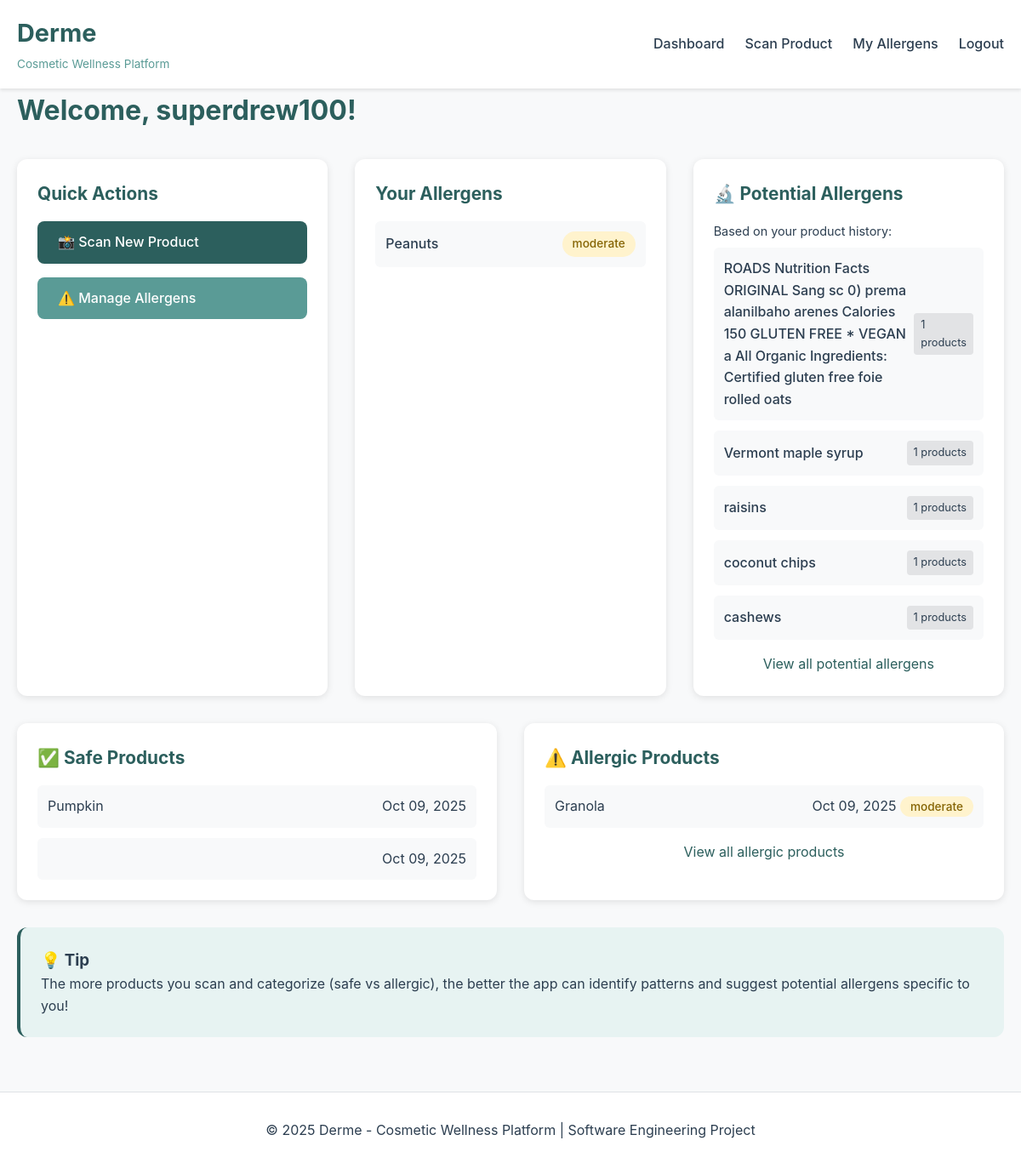
The page /dashboard (signed in) on the database its author committed.
### app.py (models this page shows, shortened)
class User(UserMixin, db.Model):
    id = db.Column(db.Integer, primary_key=True)
    username = db.Column(db.String(80), unique=True, nullable=False)
    email = db.Column(db.String(120), unique=True, nullable=False)
    password_hash = db.Column(db.String(200), nullable=False)
    allergens = db.relationship('UserAllergen', backref='user', lazy=True, cascade='all, delete-orphan')
    safe_products = db.relationship('SafeProduct', backref='user', lazy=True, cascade='all, delete-orphan')
    allergic_products = db.relationship('AllergicProduct', backref='user', lazy=True, cascade='all, delete-orphan')

class UserAllergen(db.Model):
    id = db.Column(db.Integer, primary_key=True)
    user_id = db.Column(db.Integer, db.ForeignKey('user.id'), nullable=False)
    ingredient_name = db.Column(db.String(200), nullable=False)
    severity = db.Column(db.String(50), default='unknown')  # mild, moderate, severe, unknown

class SafeProduct(db.Model):
    id = db.Column(db.Integer, primary_key=True)
    user_id = db.Column(db.Integer, db.ForeignKey('user.id'), nullable=False)
    product_name = db.Column(db.String(200), nullable=False)
    ingredients = db.Column(db.Text, nullable=False)
    scan_date = db.Column(db.DateTime, default=db.func.current_timestamp())

class AllergicProduct(db.Model):
    id = db.Column(db.Integer, primary_key=True)
    user_id = db.Column(db.Integer, db.ForeignKey('user.id'), nullable=False)
    product_name = db.Column(db.String(200), nullable=False)
    ingredients = db.Column(db.Text, nullable=False)
    scan_date = db.Column(db.DateTime, default=db.func.current_timestamp())
    reaction_severity = db.Column(db.String(50), default='unknown')  # mild, moderate, severe, unknown

### app.py (the view)
@app.route('/dashboard')
@login_required
def dashboard():
    allergens = UserAllergen.query.filter_by(user_id=current_user.id).all()
    safe_products = SafeProduct.query.filter_by(user_id=current_user.id).order_by(SafeProduct.scan_date.desc()).limit(5).all()
    allergic_products = AllergicProduct.query.filter_by(user_id=current_user.id).order_by(AllergicProduct.scan_date.desc()).limit(5).all()
    potential_allergens = detect_potential_allergens(current_user.id)[:5]  # Top 5
    return render_template('dashboard.html',
                         allergens=allergens,
                         safe_products=safe_products,
                         allergic_products=allergic_products,
                         potential_allergens=potential_allergens)

### app.py (called while the page is built)
@login_manager.user_loader
def load_user(user_id):
    return User.query.get(int(user_id))

def normalize_ingredient(ingredient):
    return ingredient.lower().strip()

def find_ingredient_synonyms(ingredient):
    normalized = normalize_ingredient(ingredient)
    synonyms = IngredientSynonym.query.filter(
        (db.func.lower(IngredientSynonym.primary_name) == normalized) |
        (db.func.lower(IngredientSynonym.synonym) == normalized)
    ).all()
    all_names = set([normalized])
    for syn in synonyms:
        all_names.add(normalize_ingredient(syn.primary_name))
        all_names.add(normalize_ingredient(syn.synonym))
    return list(all_names)

def parse_ingredients(text):
    text = text.replace('\n', ' ').replace('\r', ' ')
    ingredients = re.split(r'[,;]', text)
    cleaned = []
    for ing in ingredients:
        ing = ing.strip()
        ing = re.sub(r'^[\d\.\-\*\•]+\s*', '', ing)
        if ing and len(ing) > 2:
            cleaned.append(ing)
    return cleaned

### templates/dashboard.html (shortened to what this page needs)
{% extends "base.html" %}
{% block content %}
<div class="dashboard">
    <h1>Welcome, {{ current_user.username }}!</h1>
    <div class="dashboard-grid">
        <div class="dashboard-card">
            <h2>Quick Actions</h2>
            <div class="action-buttons">
                <a href="{{ url_for('scan') }}" class="btn btn-primary">
                    📸 Scan New Product
                </a>
                <a href="{{ url_for('manage_allergens') }}" class="btn btn-secondary">
                    ⚠️ Manage Allergens
                </a>
            </div>
        </div>
        <div class="dashboard-card">
            <h2>Your Allergens</h2>
            {% if allergens %}
                <div class="allergen-list">
                    {% for allergen in allergens[:5] %}
                        <div class="allergen-item">
                            <span class="allergen-name">{{ allergen.ingredient_name }}</span>
                            <span class="severity-badge severity-{{ allergen.severity }}">
                                {{ allergen.severity }}
                            </span>
                        </div>
                    {% endfor %}
                </div>
            {% else %}
                <p class="empty-state">No allergens added yet.</p>
                <a href="{{ url_for('manage_allergens') }}" class="btn btn-small">Add Allergens</a>
            {% endif %}
        </div>
        <div class="dashboard-card">
            <h2>🔬 Potential Allergens</h2>
            {% if potential_allergens %}
                <p style="font-size: 0.9rem; margin-bottom: 0.5rem;">Based on your product history:</p>
                <div class="allergen-list">
                    {% for potential in potential_allergens %}
                        <div class="allergen-item">
                            <span class="allergen-name">{{ potential.name }}</span>
                            <span class="category-badge">{{ potential.count }} products</span>
                        </div>
                    {% endfor %}
                </div>
                <p class="view-more">
                    <a href="{{ url_for('potential_allergens_page') }}">View all potential allergens</a>
                </p>
            {% else %}
                <p class="empty-state">Scan more products to detect patterns.</p>
            {% endif %}
        </div>
    </div>
    <div class="dashboard-grid">
        <div class="dashboard-card">
            <h2>✅ Safe Products</h2>
            {% if safe_products %}
                <div class="product-list">
                    {% for product in safe_products %}
                        <div class="product-item">
                            <div class="product-name">{{ product.product_name }}</div>
                            <div class="product-date">{{ product.scan_date.strftime('%b %d, %Y') }}</div>
                        </div>
                    {% endfor %}
                </div>
            {% else %}
                <p class="empty-state">No safe products saved yet.</p>
            {% endif %}
        </div>
        <div class="dashboard-card">
            <h2>⚠️ Allergic Products</h2>
            {% if allergic_products %}
                <div class="product-list">
                    {% for product in allergic_products %}
                        <div class="product-item">
                            <div class="product-name">{{ product.product_name }}</div>
                            <div class="product-date">
                                {{ product.scan_date.strftime('%b %d, %Y') }}
                                <span class="severity-badge severity-{{ product.reaction_severity }}">
                                    {{ product.reaction_severity }}
                                </span>
                            </div>
                        </div>
                    {% endfor %}
                </div>
                <p class="view-more">
                    <a href="{{ url_for('allergic_products') }}">View all allergic products</a>
                </p>
            {% else %}
                <p class="empty-state">No allergic products recorded yet.</p>
            {% endif %}
        </div>
    </div>
    <div class="info-card">
        <h3>💡 Tip</h3>
        <p>The more products you scan and categorize (safe vs allergic), the better the app can identify patterns and suggest potential allergens specific to you!</p>
    </div>
</div>
{% endblock %}

### static/css/style.css (style rules this page uses)
* { margin: 0; padding: 0; box-sizing: border-box; }
:root { --primary-color: #2c5f5d; --secondary-color: #5a9b96; --accent-color: #7fb8b5; --danger-color: #dc3545; --warning-color: #ffc107; --success-color: #28a745; --light-bg: #f8f9fa; --dark-text: #2c3e50; --border-color: #dee2e6; }
body { font-family: -apple-system, BlinkMacSystemFont, 'Segoe UI', Roboto, Oxygen, Ubuntu, Cantarell, sans-serif; line-height: 1.6; color: var(--dark-text); background-color: var(--light-bg); }
.btn { display: inline-block; padding: 0.75rem 1.5rem; border: none; border-radius: 8px; font-size: 1rem; font-weight: 500; text-decoration: none; cursor: pointer; transition: all 0.3s; }
.btn-primary { background-color: var(--primary-color); color: white; }
.btn-secondary { background-color: var(--secondary-color); color: white; }
.dashboard h1 { color: var(--primary-color); margin-bottom: 2rem; }
.dashboard-grid { display: grid; grid-template-columns: repeat(auto-fit, minmax(300px, 1fr)); gap: 2rem; margin-bottom: 2rem; }
.dashboard-card { background: white; padding: 1.5rem; border-radius: 12px; box-shadow: 0 2px 8px rgba(0,0,0,0.1); }
.dashboard-card h2 { color: var(--primary-color); font-size: 1.3rem; margin-bottom: 1rem; }
.action-buttons { display: flex; flex-direction: column; gap: 1rem; }
.allergen-list, .product-list { display: flex; flex-direction: column; gap: 0.75rem; }
.allergen-item, .product-item { padding: 0.75rem; background: var(--light-bg); border-radius: 6px; display: flex; justify-content: space-between; align-items: center; }
.allergen-name { font-weight: 500; }
.severity-badge { padding: 0.25rem 0.75rem; border-radius: 20px; font-size: 0.85rem; font-weight: 500; }
.severity-moderate { background-color: #fff3cd; color: #856404; }
.info-card { background: #e7f3f2; padding: 1.5rem; border-radius: 12px; border-left: 4px solid var(--primary-color); margin-top: 2rem; }
.category-badge { padding: 0.25rem 0.5rem; background: #e2e3e5; border-radius: 4px; font-size: 0.8rem; margin-left: 0.5rem; }
.view-more { text-align: center; margin-top: 1rem; }
.view-more a { color: var(--primary-color); text-decoration: none; }
.action-buttons { display: flex; gap: 1rem; flex-wrap: wrap; justify-content: center; }

### rows shown on the page
User: username "superdrew100"
UserAllergen: ingredient_name "Peanuts", severity "moderate"
SafeProduct: product_name "Pumpkin", scan_date "Oct 09, 2025"
SafeProduct: scan_date "Oct 09, 2025"
AllergicProduct: product_name "Granola", scan_date "Oct 09, 2025", reaction_severity "moderate"

### other values the page prints
{{ potential.name }} "ROADS Nutrition Facts ORIGINAL Sang sc 0) prema alanilbaho arenes Calories 150 GLUTEN FREE * VEGAN a All Organic Ingredients: Certified gluten free foie rolled oats" "Vermont maple syrup" "raisins" "coconut chips" "cashews"
{{ potential.count }} "1" "1" "1" "1" "1"
